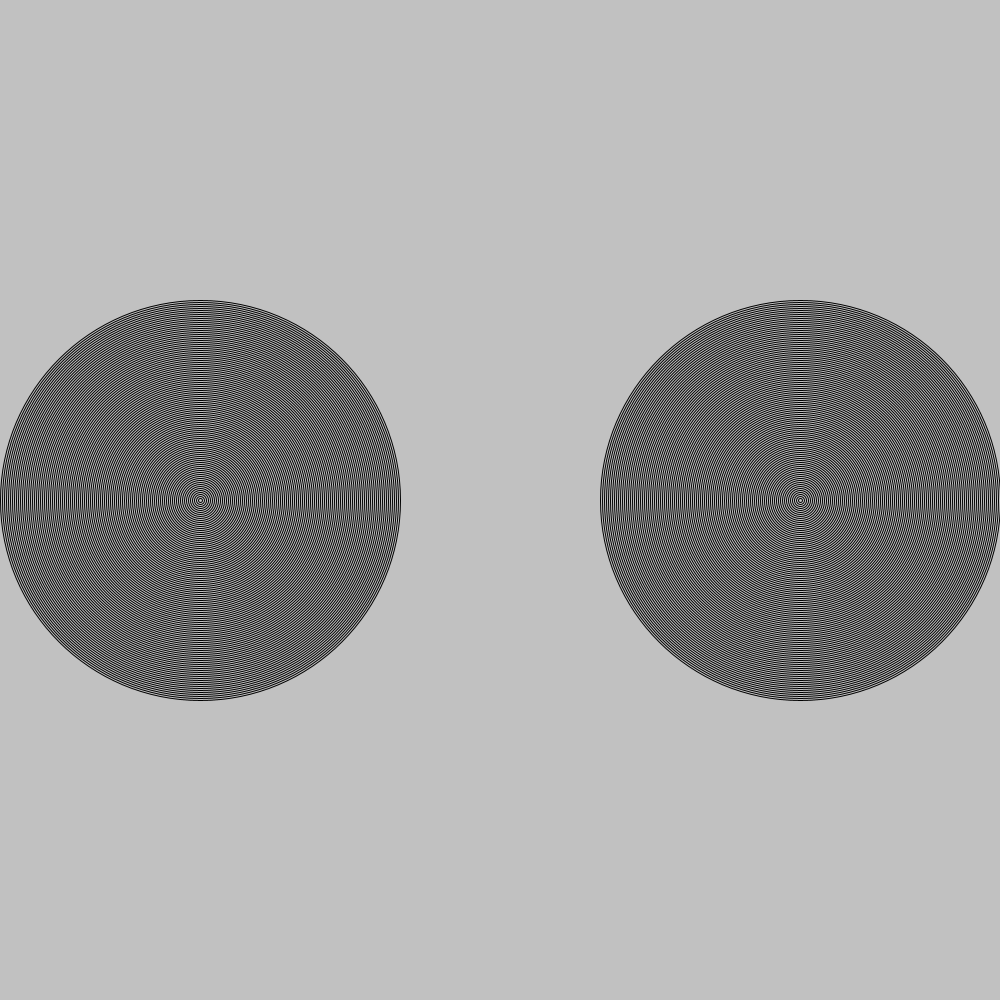
Frame 1 (no input)
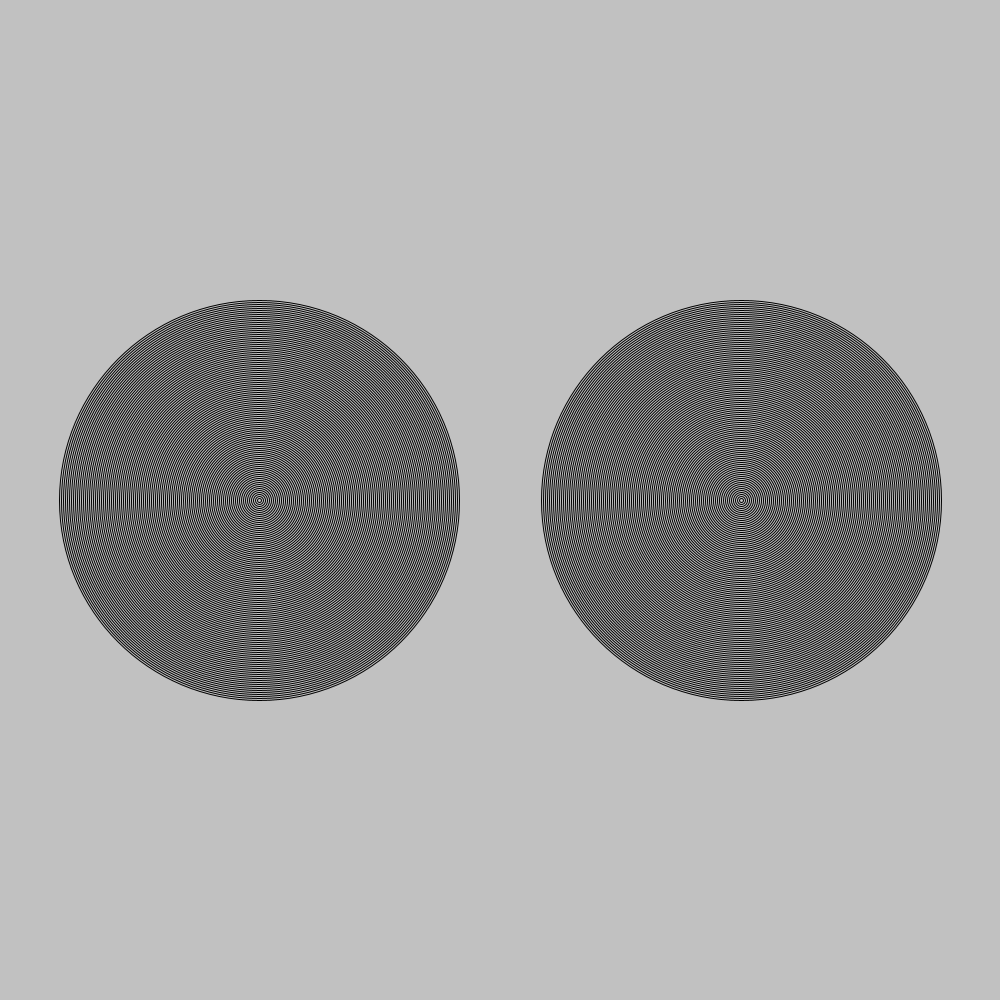
Frame 60 (the mouse pressed at the canvas centre just before this capture)
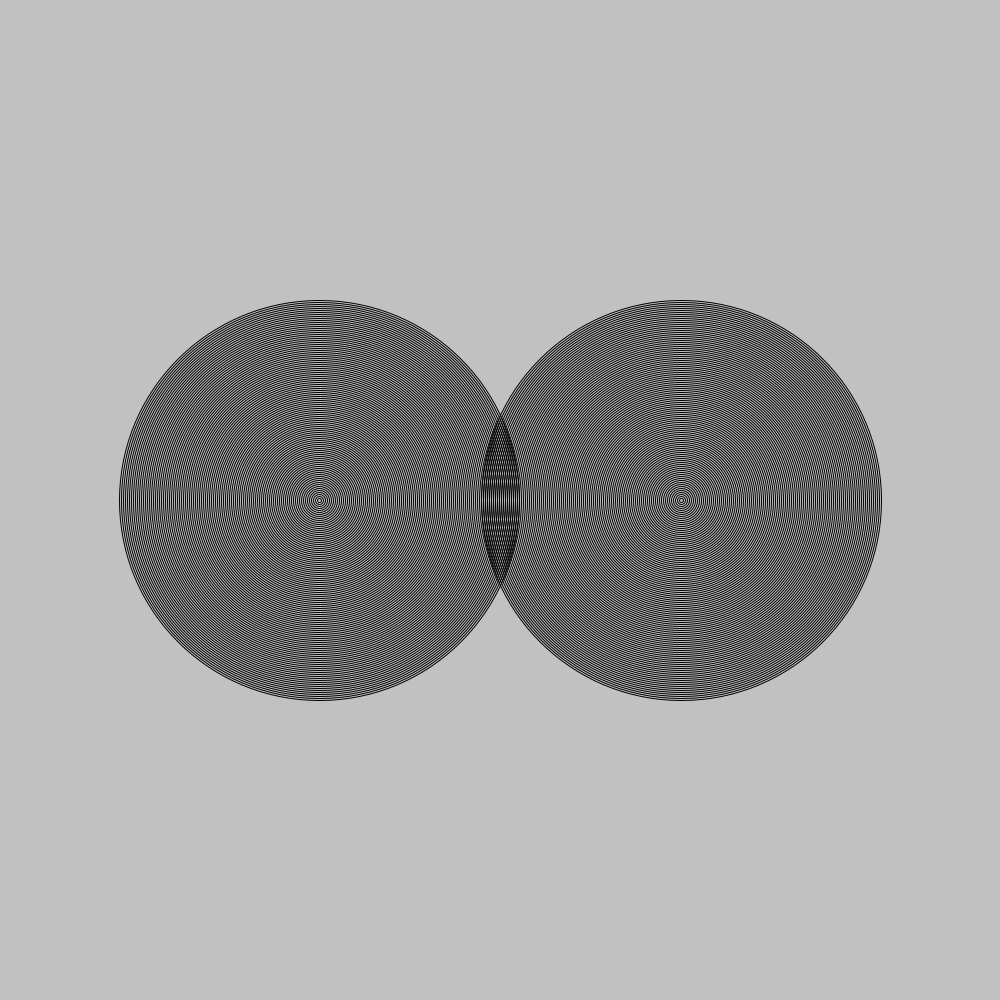
Frame 120 (the mouse held since frame 60 and released just before this capture)

The Processing sketch that drew these frames (run headless with seeded random() and noise(); from frame 60 on, the mouse is pressed at the canvas centre):

// Processing sketch: amazing_rings
// ── amazing_rings.pde
void setup(){
 size(1000,1000); 
 
}
int x = 200;
int y = 500;
int x2 = 800;
int s = 400;
void draw(){
  background(#C1C1C1);
  noFill();
  for (int i = 0; i < 100; i++) {
    ellipse(x,y,s,s);
    s = s - 4;
  }
  s = 400;
  for (int i = 0; i < 100; i++) {
    ellipse(x2,y,s,s);
    s = s - 4;
  }
  x = x + 1;
  x2 = x2 - 1;
  s = 400;
  
}
